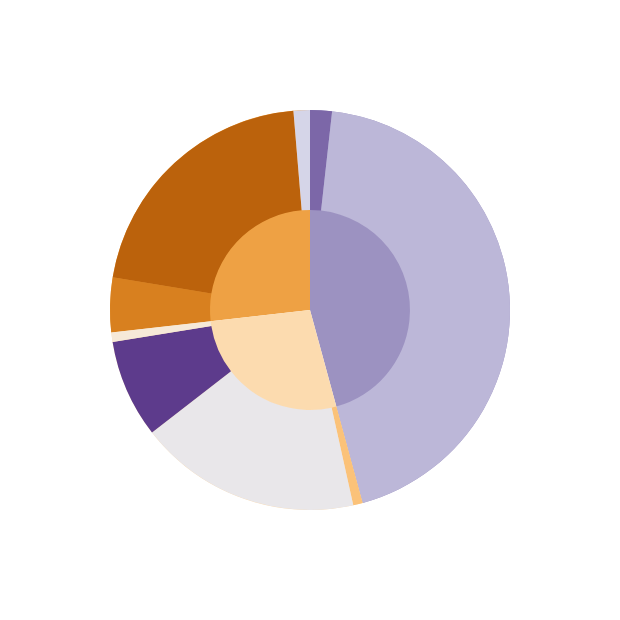

The notebook cell saved with this chart:
### Markdown cell above
### Changing the colours

Finally that has sorted out our arrangement and ordering. We are very nearly there. So what else is left? 

I don't like the colour scheme here. So let's change that. We can do that by taking the color encoding and adding something altair calls a scale as part of the `color` part of our chart https://altair-viz.github.io/user_guide/generated/channels/altair.Color.html. Altair knows about a lot of colour schemes and they are listed here https://vega.github.io/vega/docs/schemes/#reference, I'll choose one with purples and oranges for no reason but that it is nice-looking! We can do that by adding `scale=alt.Scale(scheme='purpleorange')` to the `color` statement in the first of our defined charts.

Lastly the visualisation we are replicating has no legend with field names and colors listed, they just rely on the mouse hover interaction instead. For this split type of visualisation this might be a bit easier, and I would like to copy that feature, so for both `color` definitions with my two charts I will set `legend=None` which just turns off the legend being produced.

So at the end here is what we get:

### Code cell
chart1 = alt.Chart(energy).mark_arc(radius=100).encode(
    # Encode the 'Overall_Percentage' field as the theta (angle) of the arc, specifying it as quantitative data.
    theta=alt.Theta('Overall_Percentage:Q'),
    # Encode the 'Energy type' field as the color of the arc, specifying  based on a specific scheme now 
    color=alt.Color('Energy type:N',legend = None, scale=alt.Scale(scheme='purpleorange')),
    # The tooltip includes 'Energy type', 'Overall_generated_value as Q', and 'Overall_Percentage as Q' fields.
    tooltip=['Energy type','Overall_generated_value:Q','Overall_Percentage:Q']
).transform_aggregate(
    # Aggregate the data to calculate the total percentage for each energy type.
    Overall_Percentage='sum(Percentage)',
    # Aggregate the data to calculate the total generated value for each energy type.
    Overall_generated_value='sum(Generated value)',
    # Group the aggregation by 'Energy type' to perform the calculations
    groupby=['Energy type']
)

chart2 = alt.Chart(energy).mark_arc(innerRadius=50,radius=100).encode(
    # Encode the 'Percentage' field as the theta (angle) of the arc, specifying it as Q type.
    theta=alt.Theta('Percentage:Q'),
    # Encode the 'Fuel' field as the color of the arc, specifying it as nominal data and no legend now.
    color=alt.Color('Fuel:N',legend = None),
    # The specific order is done based one 'Energy type' variable
    order=alt.Order('Energy type'),
    # The tooltip includes 'Fuel', 'Generated value as Q', and 'Percentage as Q' fields.
    tooltip=['Fuel:N','Generated value:Q','Percentage:Q']
)

chart1 + chart2

### Figure 1 — Vega-Lite specification as saved in the notebook (floating-point values rounded to 4 significant figures)
{"config": {"view": {"continuousWidth": 300, "continuousHeight": 300}}, "layer": [{"mark": {"type": "arc", "radius": 100}, "encoding": {"color": {"field": "Energy type", "legend": null, "scale": {"scheme": "purpleorange"}, "type": "nominal"}, "theta": {"field": "Overall_Percentage", "type": "quantitative"}, "tooltip": [{"field": "Energy type", "type": "nominal"}, {"field": "Overall_generated_value", "type": "quantitative"}, {"field": "Overall_Percentage", "type": "quantitative"}]}, "transform": [{"aggregate": [{"op": "sum", "field": "Percentage", "as": "Overall_Percentage"}, {"op": "sum", "field": "Generated value", "as": "Overall_generated_value"}], "groupby": ["Energy type"]}]}, {"mark": {"type": "arc", "innerRadius": 50, "radius": 100}, "encoding": {"color": {"field": "Fuel", "legend": null, "type": "nominal"}, "order": {"field": "Energy type", "type": "nominal"}, "theta": {"field": "Percentage", "type": "quantitative"}, "tooltip": [{"field": "Fuel", "type": "nominal"}, {"field": "Generated value", "type": "quantitative"}, {"field": "Percentage", "type": "quantitative"}]}}], "data": {"name": "data-db7b795b706e1e22da38045e1a1899b9"}, "$schema": "https://vega.github.io/schema/vega-lite/v5.8.0.json", "datasets": {"data-db7b795b706e1e22da38045e1a1899b9": [{"Fuel": "Coal", "Generated value": 0.49, "Percentage": 1.6, "Energy type": "Fossil fuel"}, {"Fuel": "Gas (combined cycle)", "Generated value": 12.06, "Percentage": 39.9, "Energy type": "Fossil fuel"}, {"Fuel": "Solar voltaic", "Generated value": 1.22, "Percentage": 4.0, "Energy type": "Renewable energy"}, {"Fuel": "Wind", "Generated value": 5.79, "Percentage": 19.1, "Energy type": "Renewable energy"}, {"Fuel": "Hydroelectric", "Generated value": 0.38, "Percentage": 1.2, "Energy type": "Renewable energy"}, {"Fuel": "Pumped storage", "Generated value": 0.21, "Percentage": 0.7, "Energy type": "Other energy"}, {"Fuel": "Nuclear", "Generated value": 4.94, "Percentage": 16.3, "Energy type": "Other energy"}, {"Fuel": "Biomass", "Generated value": 2.18, "Percentage": 7.2, "Energy type": "Other energy"}, {"Fuel": "Other", "Generated value": 0.21, "Percentage": 0.7, "Energy type": "Other energy"}]}}
